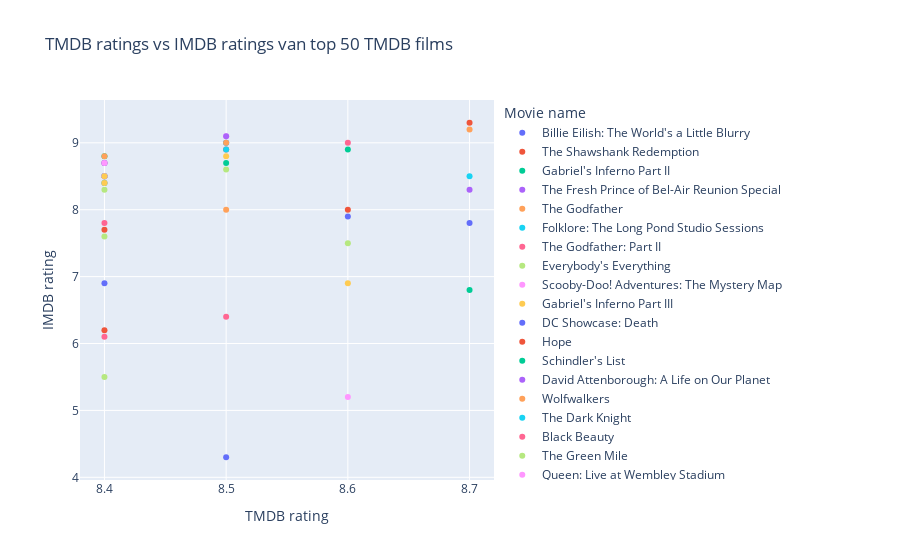

Write notebook code for a chart like this one.
### Code cell
df1 = movieTop50
df1.rename(columns={"vote_average":"TMDB rating","IMDB_rating":"IMDB rating","original_title":"Title"},inplace=True)

fig = px.scatter(df1,
                 x="TMDB rating",
                 y="IMDB rating",
                 title='TMDB ratings vs IMDB ratings van top 50 TMDB films',
                 labels=dict(x='TMDB rating',y='IMDB rating'),
                 color="Title",
                 hover_name="Title",
                 hover_data=["TMDB rating","IMDB rating","genre"])
fig.update_layout(legend_title_text='Movie name')
fig.show()

### Figure 1 — Plotly figure (JSON) as saved in the notebook; plotly's stock layout.template omitted (floating-point values rounded to 4 significant figures)
{"data": [{"customdata": [["['Documentary', 'Music']"]], "hovertemplate": "<b>%{hovertext}</b><br><br>Title=Billie Eilish: The World's a Little Blurry<br>TMDB rating=%{x}<br>IMDB rating=%{y}<br>genre=%{customdata[0]}<extra></extra>", "hovertext": ["Billie Eilish: The World's a Little Blurry"], "legendgroup": "Billie Eilish: The World's a Little Blurry", "marker": {"color": "#636efa", "symbol": "circle"}, "mode": "markers", "name": "Billie Eilish: The World's a Little Blurry", "orientation": "v", "showlegend": true, "type": "scatter", "x": [8.7], "xaxis": "x", "y": [7.8], "yaxis": "y"}, {"customdata": [["['Drama', 'Crime']"]], "hovertemplate": "<b>%{hovertext}</b><br><br>Title=The Shawshank Redemption<br>TMDB rating=%{x}<br>IMDB rating=%{y}<br>genre=%{customdata[0]}<extra></extra>", "hovertext": ["The Shawshank Redemption"], "legendgroup": "The Shawshank Redemption", "marker": {"color": "#EF553B", "symbol": "circle"}, "mode": "markers", "name": "The Shawshank Redemption", "orientation": "v", "showlegend": true, "type": "scatter", "x": [8.7], "xaxis": "x", "y": [9.3], "yaxis": "y"}, {"customdata": [["['Romance']"]], "hovertemplate": "<b>%{hovertext}</b><br><br>Title=Gabriel's Inferno Part II<br>TMDB rating=%{x}<br>IMDB rating=%{y}<br>genre=%{customdata[0]}<extra></extra>", "hovertext": ["Gabriel's Inferno Part II"], "legendgroup": "Gabriel's Inferno Part II", "marker": {"color": "#00cc96", "symbol": "circle"}, "mode": "markers", "name": "Gabriel's Inferno Part II", "orientation": "v", "showlegend": true, "type": "scatter", "x": [8.7], "xaxis": "x", "y": [6.8], "yaxis": "y"}, {"customdata": [["['Documentary']"]], "hovertemplate": "<b>%{hovertext}</b><br><br>Title=The Fresh Prince of Bel-Air Reunion Special<br>TMDB rating=%{x}<br>IMDB rating=%{y}<br>genre=%{customdata[0]}<extra></extra>", "hovertext": ["The Fresh Prince of Bel-Air Reunion Special"], "legendgroup": "The Fresh Prince of Bel-Air Reunion Special", "marker": {"color": "#ab63fa", "symbol": "circle"}, "mode": "markers", "name": "The Fresh Prince of Bel-Air Reunion Special", "orientation": "v", "showlegend": true, "type": "scatter", "x": [8.7], "xaxis": "x", "y": [8.3], "yaxis": "y"}, {"customdata": [["['Drama', 'Crime']"]], "hovertemplate": "<b>%{hovertext}</b><br><br>Title=The Godfather<br>TMDB rating=%{x}<br>IMDB rating=%{y}<br>genre=%{customdata[0]}<extra></extra>", "hovertext": ["The Godfather"], "legendgroup": "The Godfather", "marker": {"color": "#FFA15A", "symbol": "circle"}, "mode": "markers", "name": "The Godfather", "orientation": "v", "showlegend": true, "type": "scatter", "x": [8.7], "xaxis": "x", "y": [9.2], "yaxis": "y"}, {"customdata": [["['Music', 'Documentary']"]], "hovertemplate": "<b>%{hovertext}</b><br><br>Title=Folklore: The Long Pond Studio Sessions<br>TMDB rating=%{x}<br>IMDB rating=%{y}<br>genre=%{customdata[0]}<extra></extra>", "hovertext": ["Folklore: The Long Pond Studio Sessions"], "legendgroup": "Folklore: The Long Pond Studio Sessions", "marker": {"color": "#19d3f3", "symbol": "circle"}, "mode": "markers", "name": "Folklore: The Long Pond Studio Sessions", "orientation": "v", "showlegend": true, "type": "scatter", "x": [8.7], "xaxis": "x", "y": [8.5], "yaxis": "y"}, {"customdata": [["['Drama', 'Crime']"]], "hovertemplate": "<b>%{hovertext}</b><br><br>Title=The Godfather: Part II<br>TMDB rating=%{x}<br>IMDB rating=%{y}<br>genre=%{customdata[0]}<extra></extra>", "hovertext": ["The Godfather: Part II"], "legendgroup": "The Godfather: Part II", "marker": {"color": "#FF6692", "symbol": "circle"}, "mode": "markers", "name": "The Godfather: Part II", "orientation": "v", "showlegend": true, "type": "scatter", "x": [8.6], "xaxis": "x", "y": [9], "yaxis": "y"}, {"customdata": [["['Documentary']"]], "hovertemplate": "<b>%{hovertext}</b><br><br>Title=Everybody's Everything<br>TMDB rating=%{x}<br>IMDB rating=%{y}<br>genre=%{customdata[0]}<extra></extra>", "hovertext": ["Everybody's Everything"], "legendgroup": "Everybody's Everything", "marker": {"color": "#B6E880", "symbol": "circle"}, "mode": "markers", "name": "Everybody's Everything", "orientation": "v", "showlegend": true, "type": "scatter", "x": [8.6], "xaxis": "x", "y": [7.5], "yaxis": "y"}, {"customdata": [["['Family', 'Comedy', 'Mystery', 'Animation']"]], "hovertemplate": "<b>%{hovertext}</b><br><br>Title=Scooby-Doo! Adventures: The Mystery Map<br>TMDB rating=%{x}<br>IMDB rating=%{y}<br>genre=%{customdata[0]}<extra></extra>", "hovertext": ["Scooby-Doo! Adventures: The Mystery Map"], "legendgroup": "Scooby-Doo! Adventures: The Mystery Map", "marker": {"color": "#FF97FF", "symbol": "circle"}, "mode": "markers", "name": "Scooby-Doo! Adventures: The Mystery Map", "orientation": "v", "showlegend": true, "type": "scatter", "x": [8.6], "xaxis": "x", "y": [5.2], "yaxis": "y"}, {"customdata": [["['Romance', 'Comedy']"]], "hovertemplate": "<b>%{hovertext}</b><br><br>Title=Gabriel's Inferno Part III<br>TMDB rating=%{x}<br>IMDB rating=%{y}<br>genre=%{customdata[0]}<extra></extra>", "hovertext": ["Gabriel's Inferno Part III"], "legendgroup": "Gabriel's Inferno Part III", "marker": {"color": "#FECB52", "symbol": "circle"}, "mode": "markers", "name": "Gabriel's Inferno Part III", "orientation": "v", "showlegend": true, "type": "scatter", "x": [8.6], "xaxis": "x", "y": [6.9], "yaxis": "y"}, {"customdata": [["['Fantasy', 'Animation', 'Drama']"]], "hovertemplate": "<b>%{hovertext}</b><br><br>Title=DC Showcase: Death<br>TMDB rating=%{x}<br>IMDB rating=%{y}<br>genre=%{customdata[0]}<extra></extra>", "hovertext": ["DC Showcase: Death"], "legendgroup": "DC Showcase: Death", "marker": {"color": "#636efa", "symbol": "circle"}, "mode": "markers", "name": "DC Showcase: Death", "orientation": "v", "showlegend": true, "type": "scatter", "x": [8.6], "xaxis": "x", "y": [7.9], "yaxis": "y"}, {"customdata": [["['Drama']"]], "hovertemplate": "<b>%{hovertext}</b><br><br>Title=Hope<br>TMDB rating=%{x}<br>IMDB rating=%{y}<br>genre=%{customdata[0]}<extra></extra>", "hovertext": ["Hope"], "legendgroup": "Hope", "marker": {"color": "#EF553B", "symbol": "circle"}, "mode": "markers", "name": "Hope", "orientation": "v", "showlegend": true, "type": "scatter", "x": [8.6], "xaxis": "x", "y": [8], "yaxis": "y"}, {"customdata": [["['Drama', 'History', 'War']"]], "hovertemplate": "<b>%{hovertext}</b><br><br>Title=Schindler's List<br>TMDB rating=%{x}<br>IMDB rating=%{y}<br>genre=%{customdata[0]}<extra></extra>", "hovertext": ["Schindler's List"], "legendgroup": "Schindler's List", "marker": {"color": "#00cc96", "symbol": "circle"}, "mode": "markers", "name": "Schindler's List", "orientation": "v", "showlegend": true, "type": "scatter", "x": [8.6], "xaxis": "x", "y": [8.9], "yaxis": "y"}, {"customdata": [["['Documentary']"]], "hovertemplate": "<b>%{hovertext}</b><br><br>Title=David Attenborough: A Life on Our Planet<br>TMDB rating=%{x}<br>IMDB rating=%{y}<br>genre=%{customdata[0]}<extra></extra>", "hovertext": ["David Attenborough: A Life on Our Planet"], "legendgroup": "David Attenborough: A Life on Our Planet", "marker": {"color": "#ab63fa", "symbol": "circle"}, "mode": "markers", "name": "David Attenborough: A Life on Our Planet", "orientation": "v", "showlegend": true, "type": "scatter", "x": [8.5], "xaxis": "x", "y": [9], "yaxis": "y"}, {"customdata": [["['Animation', 'Family', 'Adventure', 'Fantasy']"]], "hovertemplate": "<b>%{hovertext}</b><br><br>Title=Wolfwalkers<br>TMDB rating=%{x}<br>IMDB rating=%{y}<br>genre=%{customdata[0]}<extra></extra>", "hovertext": ["Wolfwalkers"], "legendgroup": "Wolfwalkers", "marker": {"color": "#FFA15A", "symbol": "circle"}, "mode": "markers", "name": "Wolfwalkers", "orientation": "v", "showlegend": true, "type": "scatter", "x": [8.5], "xaxis": "x", "y": [8], "yaxis": "y"}, {"customdata": [["['Drama', 'Action', 'Crime', 'Thriller']"]], "hovertemplate": "<b>%{hovertext}</b><br><br>Title=The Dark Knight<br>TMDB rating=%{x}<br>IMDB rating=%{y}<br>genre=%{customdata[0]}<extra></extra>", "hovertext": ["The Dark Knight"], "legendgroup": "The Dark Knight", "marker": {"color": "#19d3f3", "symbol": "circle"}, "mode": "markers", "name": "The Dark Knight", "orientation": "v", "showlegend": true, "type": "scatter", "x": [8.5], "xaxis": "x", "y": [9], "yaxis": "y"}, {"customdata": [["['Drama']"]], "hovertemplate": "<b>%{hovertext}</b><br><br>Title=Black Beauty<br>TMDB rating=%{x}<br>IMDB rating=%{y}<br>genre=%{customdata[0]}<extra></extra>", "hovertext": ["Black Beauty"], "legendgroup": "Black Beauty", "marker": {"color": "#FF6692", "symbol": "circle"}, "mode": "markers", "name": "Black Beauty", "orientation": "v", "showlegend": true, "type": "scatter", "x": [8.5], "xaxis": "x", "y": [6.4], "yaxis": "y"}, {"customdata": [["['Fantasy', 'Drama', 'Crime']"]], "hovertemplate": "<b>%{hovertext}</b><br><br>Title=The Green Mile<br>TMDB rating=%{x}<br>IMDB rating=%{y}<br>genre=%{customdata[0]}<extra></extra>", "hovertext": ["The Green Mile"], "legendgroup": "The Green Mile", "marker": {"color": "#B6E880", "symbol": "circle"}, "mode": "markers", "name": "The Green Mile", "orientation": "v", "showlegend": true, "type": "scatter", "x": [8.5], "xaxis": "x", "y": [8.6], "yaxis": "y"}, {"customdata": [["['Music']"]], "hovertemplate": "<b>%{hovertext}</b><br><br>Title=Queen: Live at Wembley Stadium<br>TMDB rating=%{x}<br>IMDB rating=%{y}<br>genre=%{customdata[0]}<extra></extra>", "hovertext": ["Queen: Live at Wembley Stadium"], "legendgroup": "Queen: Live at Wembley Stadium", "marker": {"color": "#FF97FF", "symbol": "circle"}, "mode": "markers", "name": "Queen: Live at Wembley Stadium", "orientation": "v", "showlegend": true, "type": "scatter", "x": [8.5], "xaxis": "x", "y": [9.1], "yaxis": "y"}, {"customdata": [["['Comedy', 'Drama', 'Romance']"]], "hovertemplate": "<b>%{hovertext}</b><br><br>Title=Forrest Gump<br>TMDB rating=%{x}<br>IMDB rating=%{y}<br>genre=%{customdata[0]}<extra></extra>", "hovertext": ["Forrest Gump"], "legendgroup": "Forrest Gump", "marker": {"color": "#FECB52", "symbol": "circle"}, "mode": "markers", "name": "Forrest Gump", "orientation": "v", "showlegend": true, "type": "scatter", "x": [8.5], "xaxis": "x", "y": [8.8], "yaxis": "y"}, {"customdata": [["['Documentary', 'Music']"]], "hovertemplate": "<b>%{hovertext}</b><br><br>Title=One Direction: This Is Us<br>TMDB rating=%{x}<br>IMDB rating=%{y}<br>genre=%{customdata[0]}<extra></extra>", "hovertext": ["One Direction: This Is Us"], "legendgroup": "One Direction: This Is Us", "marker": {"color": "#636efa", "symbol": "circle"}, "mode": "markers", "name": "One Direction: This Is Us", "orientation": "v", "showlegend": true, "type": "scatter", "x": [8.5], "xaxis": "x", "y": [4.3], "yaxis": "y"}, {"customdata": [["['Thriller', 'Crime']"]], "hovertemplate": "<b>%{hovertext}</b><br><br>Title=Pulp Fiction<br>TMDB rating=%{x}<br>IMDB rating=%{y}<br>genre=%{customdata[0]}<extra></extra>", "hovertext": ["Pulp Fiction"], "legendgroup": "Pulp Fiction", "marker": {"color": "#EF553B", "symbol": "circle"}, "mode": "markers", "name": "Pulp Fiction", "orientation": "v", "showlegend": true, "type": "scatter", "x": [8.5], "xaxis": "x", "y": [8.9], "yaxis": "y"}, {"customdata": [["['Drama', 'Crime']"]], "hovertemplate": "<b>%{hovertext}</b><br><br>Title=GoodFellas<br>TMDB rating=%{x}<br>IMDB rating=%{y}<br>genre=%{customdata[0]}<extra></extra>", "hovertext": ["GoodFellas"], "legendgroup": "GoodFellas", "marker": {"color": "#00cc96", "symbol": "circle"}, "mode": "markers", "name": "GoodFellas", "orientation": "v", "showlegend": true, "type": "scatter", "x": [8.5], "xaxis": "x", "y": [8.7], "yaxis": "y"}, {"customdata": [["['Fantasy', 'Animation', 'Comedy']"]], "hovertemplate": "<b>%{hovertext}</b><br><br>Title=Star vs. the Forces of Evil: The Battle for Mewni<br>TMDB rating=%{x}<br>IMDB rating=%{y}<br>genre=%{customdata[0]}<extra></extra>", "hovertext": ["Star vs. the Forces of Evil: The Battle for Mewni"], "legendgroup": "Star vs. the Forces of Evil: The Battle for Mewni", "marker": {"color": "#ab63fa", "symbol": "circle"}, "mode": "markers", "name": "Star vs. the Forces of Evil: The Battle for Mewni", "orientation": "v", "showlegend": true, "type": "scatter", "x": [8.5], "xaxis": "x", "y": [9.1], "yaxis": "y"}, {"customdata": [["['Drama']"]], "hovertemplate": "<b>%{hovertext}</b><br><br>Title=12 Angry Men<br>TMDB rating=%{x}<br>IMDB rating=%{y}<br>genre=%{customdata[0]}<extra></extra>", "hovertext": ["12 Angry Men"], "legendgroup": "12 Angry Men", "marker": {"color": "#FFA15A", "symbol": "circle"}, "mode": "markers", "name": "12 Angry Men", "orientation": "v", "showlegend": true, "type": "scatter", "x": [8.5], "xaxis": "x", "y": [9], "yaxis": "y"}, {"customdata": [["['Adventure', 'Fantasy', 'Action']"]], "hovertemplate": "<b>%{hovertext}</b><br><br>Title=The Lord of the Rings: The Return of the King<br>TMDB rating=%{x}<br>IMDB rating=%{y}<br>genre=%{customdata[0]}<extra></extra>", "hovertext": ["The Lord of the Rings: The Return of the King"], "legendgroup": "The Lord of the Rings: The Return of the King", "marker": {"color": "#19d3f3", "symbol": "circle"}, "mode": "markers", "name": "The Lord of the Rings: The Return of the King", "orientation": "v", "showlegend": true, "type": "scatter", "x": [8.5], "xaxis": "x", "y": [8.9], "yaxis": "y"}, {"customdata": [["['Action', 'Adventure', 'Animation']"]], "hovertemplate": "<b>%{hovertext}</b><br><br>Title=Primal: Tales of Savagery<br>TMDB rating=%{x}<br>IMDB rating=%{y}<br>genre=%{customdata[0]}<extra></extra>", "hovertext": ["Primal: Tales of Savagery"], "legendgroup": "Primal: Tales of Savagery", "marker": {"color": "#FF6692", "symbol": "circle"}, "mode": "markers", "name": "Primal: Tales of Savagery", "orientation": "v", "showlegend": true, "type": "scatter", "x": [8.4], "xaxis": "x", "y": [8.7], "yaxis": "y"}, {"customdata": [["['Drama', 'History']"]], "hovertemplate": "<b>%{hovertext}</b><br><br>Title=Jesus<br>TMDB rating=%{x}<br>IMDB rating=%{y}<br>genre=%{customdata[0]}<extra></extra>", "hovertext": ["Jesus"], "legendgroup": "Jesus", "marker": {"color": "#B6E880", "symbol": "circle"}, "mode": "markers", "name": "Jesus", "orientation": "v", "showlegend": true, "type": "scatter", "x": [8.4], "xaxis": "x", "y": [5.5], "yaxis": "y"}, {"customdata": [["['Drama']"]], "hovertemplate": "<b>%{hovertext}</b><br><br>Title=Sunset Boulevard<br>TMDB rating=%{x}<br>IMDB rating=%{y}<br>genre=%{customdata[0]}<extra></extra>", "hovertext": ["Sunset Boulevard"], "legendgroup": "Sunset Boulevard", "marker": {"color": "#FF97FF", "symbol": "circle"}, "mode": "markers", "name": "Sunset Boulevard", "orientation": "v", "showlegend": true, "type": "scatter", "x": [8.4], "xaxis": "x", "y": [8.4], "yaxis": "y"}, {"customdata": [["['Action', 'Adventure', 'Animation', 'Science Fiction', 'Comedy']"]], "hovertemplate": "<b>%{hovertext}</b><br><br>Title=Spider-Man: Into the Spider-Verse<br>TMDB rating=%{x}<br>IMDB rating=%{y}<br>genre=%{customdata[0]}<extra></extra>", "hovertext": ["Spider-Man: Into the Spider-Verse"], "legendgroup": "Spider-Man: Into the Spider-Verse", "marker": {"color": "#FECB52", "symbol": "circle"}, "mode": "markers", "name": "Spider-Man: Into the Spider-Verse", "orientation": "v", "showlegend": true, "type": "scatter", "x": [8.4], "xaxis": "x", "y": [8.4], "yaxis": "y"}, {"customdata": [["['Drama']"]], "hovertemplate": "<b>%{hovertext}</b><br><br>Title=One Flew Over the Cuckoo's Nest<br>TMDB rating=%{x}<br>IMDB rating=%{y}<br>genre=%{customdata[0]}<extra></extra>", "hovertext": ["One Flew Over the Cuckoo's Nest"], "legendgroup": "One Flew Over the Cuckoo's Nest", "marker": {"color": "#636efa", "symbol": "circle"}, "mode": "markers", "name": "One Flew Over the Cuckoo's Nest", "orientation": "v", "showlegend": true, "type": "scatter", "x": [8.4], "xaxis": "x", "y": [8.7], "yaxis": "y"}, {"customdata": [["['Drama', 'History']"]], "hovertemplate": "<b>%{hovertext}</b><br><br>Title=Joseph<br>TMDB rating=%{x}<br>IMDB rating=%{y}<br>genre=%{customdata[0]}<extra></extra>", "hovertext": ["Joseph"], "legendgroup": "Joseph", "marker": {"color": "#EF553B", "symbol": "circle"}, "mode": "markers", "name": "Joseph", "orientation": "v", "showlegend": true, "type": "scatter", "x": [8.4], "xaxis": "x", "y": [7.7], "yaxis": "y"}, {"customdata": [["['Drama', 'Music']"]], "hovertemplate": "<b>%{hovertext}</b><br><br>Title=Whiplash<br>TMDB rating=%{x}<br>IMDB rating=%{y}<br>genre=%{customdata[0]}<extra></extra>", "hovertext": ["Whiplash"], "legendgroup": "Whiplash", "marker": {"color": "#00cc96", "symbol": "circle"}, "mode": "markers", "name": "Whiplash", "orientation": "v", "showlegend": true, "type": "scatter", "x": [8.4], "xaxis": "x", "y": [8.5], "yaxis": "y"}, {"customdata": [["['Comedy', 'Drama', 'Romance']"]], "hovertemplate": "<b>%{hovertext}</b><br><br>Title=City Lights<br>TMDB rating=%{x}<br>IMDB rating=%{y}<br>genre=%{customdata[0]}<extra></extra>", "hovertext": ["City Lights"], "legendgroup": "City Lights", "marker": {"color": "#ab63fa", "symbol": "circle"}, "mode": "markers", "name": "City Lights", "orientation": "v", "showlegend": true, "type": "scatter", "x": [8.4], "xaxis": "x", "y": [8.5], "yaxis": "y"}, {"customdata": [["['Drama', 'War']"]], "hovertemplate": "<b>%{hovertext}</b><br><br>Title=The Pianist<br>TMDB rating=%{x}<br>IMDB rating=%{y}<br>genre=%{customdata[0]}<extra></extra>", "hovertext": ["The Pianist"], "legendgroup": "The Pianist", "marker": {"color": "#FFA15A", "symbol": "circle"}, "mode": "markers", "name": "The Pianist", "orientation": "v", "showlegend": true, "type": "scatter", "x": [8.4], "xaxis": "x", "y": [8.5], "yaxis": "y"}, {"customdata": [["['Comedy']"]], "hovertemplate": "<b>%{hovertext}</b><br><br>Title=The Great Dictator<br>TMDB rating=%{x}<br>IMDB rating=%{y}<br>genre=%{customdata[0]}<extra></extra>", "hovertext": ["The Great Dictator"], "legendgroup": "The Great Dictator", "marker": {"color": "#19d3f3", "symbol": "circle"}, "mode": "markers", "name": "The Great Dictator", "orientation": "v", "showlegend": true, "type": "scatter", "x": [8.4], "xaxis": "x", "y": [8.4], "yaxis": "y"}, {"customdata": [["['Animation', 'Action', 'Adventure', 'Fantasy', 'Science Fiction']"]], "hovertemplate": "<b>%{hovertext}</b><br><br>Title=Justice League Dark: Apokolips War<br>TMDB rating=%{x}<br>IMDB rating=%{y}<br>genre=%{customdata[0]}<extra></extra>", "hovertext": ["Justice League Dark: Apokolips War"], "legendgroup": "Justice League Dark: Apokolips War", "marker": {"color": "#FF6692", "symbol": "circle"}, "mode": "markers", "name": "Justice League Dark: Apokolips War", "orientation": "v", "showlegend": true, "type": "scatter", "x": [8.4], "xaxis": "x", "y": [7.8], "yaxis": "y"}, {"customdata": [["['Drama', 'Crime']"]], "hovertemplate": "<b>%{hovertext}</b><br><br>Title=Once Upon a Time in America<br>TMDB rating=%{x}<br>IMDB rating=%{y}<br>genre=%{customdata[0]}<extra></extra>", "hovertext": ["Once Upon a Time in America"], "legendgroup": "Once Upon a Time in America", "marker": {"color": "#B6E880", "symbol": "circle"}, "mode": "markers", "name": "Once Upon a Time in America", "orientation": "v", "showlegend": true, "type": "scatter", "x": [8.4], "xaxis": "x", "y": [8.3], "yaxis": "y"}, {"customdata": [["['Adventure', 'Action', 'Science Fiction']"]], "hovertemplate": "<b>%{hovertext}</b><br><br>Title=The Empire Strikes Back<br>TMDB rating=%{x}<br>IMDB rating=%{y}<br>genre=%{customdata[0]}<extra></extra>", "hovertext": ["The Empire Strikes Back"], "legendgroup": "The Empire Strikes Back", "marker": {"color": "#FF97FF", "symbol": "circle"}, "mode": "markers", "name": "The Empire Strikes Back", "orientation": "v", "showlegend": true, "type": "scatter", "x": [8.4], "xaxis": "x", "y": [8.7], "yaxis": "y"}, {"customdata": [["['Music', 'History', 'Drama']"]], "hovertemplate": "<b>%{hovertext}</b><br><br>Title=Hamilton<br>TMDB rating=%{x}<br>IMDB rating=%{y}<br>genre=%{customdata[0]}<extra></extra>", "hovertext": ["Hamilton"], "legendgroup": "Hamilton", "marker": {"color": "#FECB52", "symbol": "circle"}, "mode": "markers", "name": "Hamilton", "orientation": "v", "showlegend": true, "type": "scatter", "x": [8.4], "xaxis": "x", "y": [8.4], "yaxis": "y"}, {"customdata": [["['Documentary']"]], "hovertemplate": "<b>%{hovertext}</b><br><br>Title=Joker: Put on a Happy Face<br>TMDB rating=%{x}<br>IMDB rating=%{y}<br>genre=%{customdata[0]}<extra></extra>", "hovertext": ["Joker: Put on a Happy Face"], "legendgroup": "Joker: Put on a Happy Face", "marker": {"color": "#636efa", "symbol": "circle"}, "mode": "markers", "name": "Joker: Put on a Happy Face", "orientation": "v", "showlegend": true, "type": "scatter", "x": [8.4], "xaxis": "x", "y": [6.9], "yaxis": "y"}, {"customdata": [["['Drama', 'Romance']"]], "hovertemplate": "<b>%{hovertext}</b><br><br>Title=Life in a Year<br>TMDB rating=%{x}<br>IMDB rating=%{y}<br>genre=%{customdata[0]}<extra></extra>", "hovertext": ["Life in a Year"], "legendgroup": "Life in a Year", "marker": {"color": "#EF553B", "symbol": "circle"}, "mode": "markers", "name": "Life in a Year", "orientation": "v", "showlegend": true, "type": "scatter", "x": [8.4], "xaxis": "x", "y": [6.2], "yaxis": "y"}, {"customdata": [["['Adventure', 'Fantasy', 'Action']"]], "hovertemplate": "<b>%{hovertext}</b><br><br>Title=The Lord of the Rings: The Fellowship of the Ring<br>TMDB rating=%{x}<br>IMDB rating=%{y}<br>genre=%{customdata[0]}<extra></extra>", "hovertext": ["The Lord of the Rings: The Fellowship of the Ring"], "legendgroup": "The Lord of the Rings: The Fellowship of the Ring", "marker": {"color": "#00cc96", "symbol": "circle"}, "mode": "markers", "name": "The Lord of the Rings: The Fellowship of the Ring", "orientation": "v", "showlegend": true, "type": "scatter", "x": [8.4], "xaxis": "x", "y": [8.8], "yaxis": "y"}, {"customdata": [["['Documentary']"]], "hovertemplate": "<b>%{hovertext}</b><br><br>Title=No Half Measures: Creating the Final Season of Breaking Bad<br>TMDB rating=%{x}<br>IMDB rating=%{y}<br>genre=%{customdata[0]}<extra></extra>", "hovertext": ["No Half Measures: Creating the Final Season of Breaking Bad"], "legendgroup": "No Half Measures: Creating the Final Season of Breaking Bad", "marker": {"color": "#ab63fa", "symbol": "circle"}, "mode": "markers", "name": "No Half Measures: Creating the Final Season of Breaking Bad", "orientation": "v", "showlegend": true, "type": "scatter", "x": [8.4], "xaxis": "x", "y": [8.5], "yaxis": "y"}, {"customdata": [["['Music', 'Drama', 'Romance']"]], "hovertemplate": "<b>%{hovertext}</b><br><br>Title=The Phantom of the Opera at the Royal Albert Hall<br>TMDB rating=%{x}<br>IMDB rating=%{y}<br>genre=%{customdata[0]}<extra></extra>", "hovertext": ["The Phantom of the Opera at the Royal Albert Hall"], "legendgroup": "The Phantom of the Opera at the Royal Albert Hall", "marker": {"color": "#FFA15A", "symbol": "circle"}, "mode": "markers", "name": "The Phantom of the Opera at the Royal Albert Hall", "orientation": "v", "showlegend": true, "type": "scatter", "x": [8.4], "xaxis": "x", "y": [8.8], "yaxis": "y"}, {"customdata": [["['Horror', 'Drama', 'Thriller']"]], "hovertemplate": "<b>%{hovertext}</b><br><br>Title=Psycho<br>TMDB rating=%{x}<br>IMDB rating=%{y}<br>genre=%{customdata[0]}<extra></extra>", "hovertext": ["Psycho"], "legendgroup": "Psycho", "marker": {"color": "#19d3f3", "symbol": "circle"}, "mode": "markers", "name": "Psycho", "orientation": "v", "showlegend": true, "type": "scatter", "x": [8.4], "xaxis": "x", "y": [8.5], "yaxis": "y"}, {"customdata": [["['Documentary']"]], "hovertemplate": "<b>%{hovertext}</b><br><br>Title=Disclosure<br>TMDB rating=%{x}<br>IMDB rating=%{y}<br>genre=%{customdata[0]}<extra></extra>", "hovertext": ["Disclosure"], "legendgroup": "Disclosure", "marker": {"color": "#FF6692", "symbol": "circle"}, "mode": "markers", "name": "Disclosure", "orientation": "v", "showlegend": true, "type": "scatter", "x": [8.4], "xaxis": "x", "y": [6.1], "yaxis": "y"}, {"customdata": [["['Comedy', 'Drama', 'Romance']"]], "hovertemplate": "<b>%{hovertext}</b><br><br>Title=The Art of Racing in the Rain<br>TMDB rating=%{x}<br>IMDB rating=%{y}<br>genre=%{customdata[0]}<extra></extra>", "hovertext": ["The Art of Racing in the Rain"], "legendgroup": "The Art of Racing in the Rain", "marker": {"color": "#B6E880", "symbol": "circle"}, "mode": "markers", "name": "The Art of Racing in the Rain", "orientation": "v", "showlegend": true, "type": "scatter", "x": [8.4], "xaxis": "x", "y": [7.6], "yaxis": "y"}, {"customdata": [["['Drama']"]], "hovertemplate": "<b>%{hovertext}</b><br><br>Title=American History X<br>TMDB rating=%{x}<br>IMDB rating=%{y}<br>genre=%{customdata[0]}<extra></extra>", "hovertext": ["American History X"], "legendgroup": "American History X", "marker": {"color": "#FF97FF", "symbol": "circle"}, "mode": "markers", "name": "American History X", "orientation": "v", "showlegend": true, "type": "scatter", "x": [8.4], "xaxis": "x", "y": [8.5], "yaxis": "y"}, {"customdata": [["['Thriller', 'Mystery']"]], "hovertemplate": "<b>%{hovertext}</b><br><br>Title=Rear Window<br>TMDB rating=%{x}<br>IMDB rating=%{y}<br>genre=%{customdata[0]}<extra></extra>", "hovertext": ["Rear Window"], "legendgroup": "Rear Window", "marker": {"color": "#FECB52", "symbol": "circle"}, "mode": "markers", "name": "Rear Window", "orientation": "v", "showlegend": true, "type": "scatter", "x": [8.4], "xaxis": "x", "y": [8.5], "yaxis": "y"}], "layout": {"legend": {"title": {"text": "Movie name"}, "tracegroupgap": 0}, "title": {"text": "TMDB ratings vs IMDB ratings van top 50 TMDB films"}, "xaxis": {"anchor": "y", "domain": [0, 1], "title": {"text": "TMDB rating"}}, "yaxis": {"anchor": "x", "domain": [0, 1], "title": {"text": "IMDB rating"}}}}
